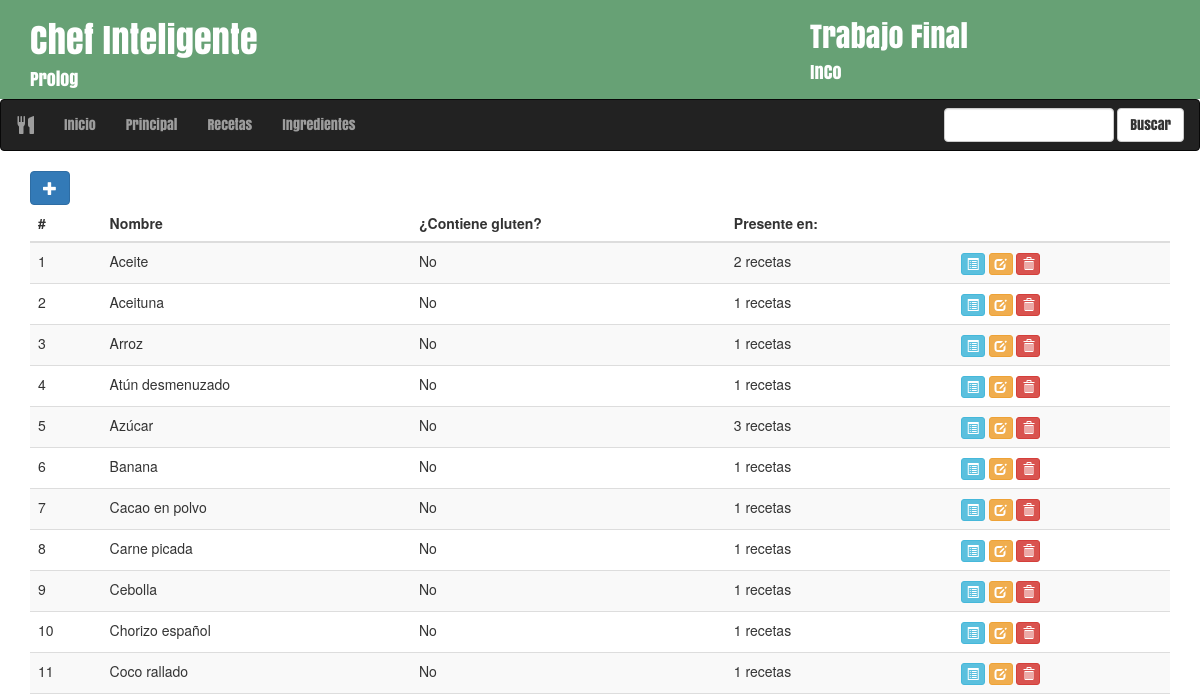
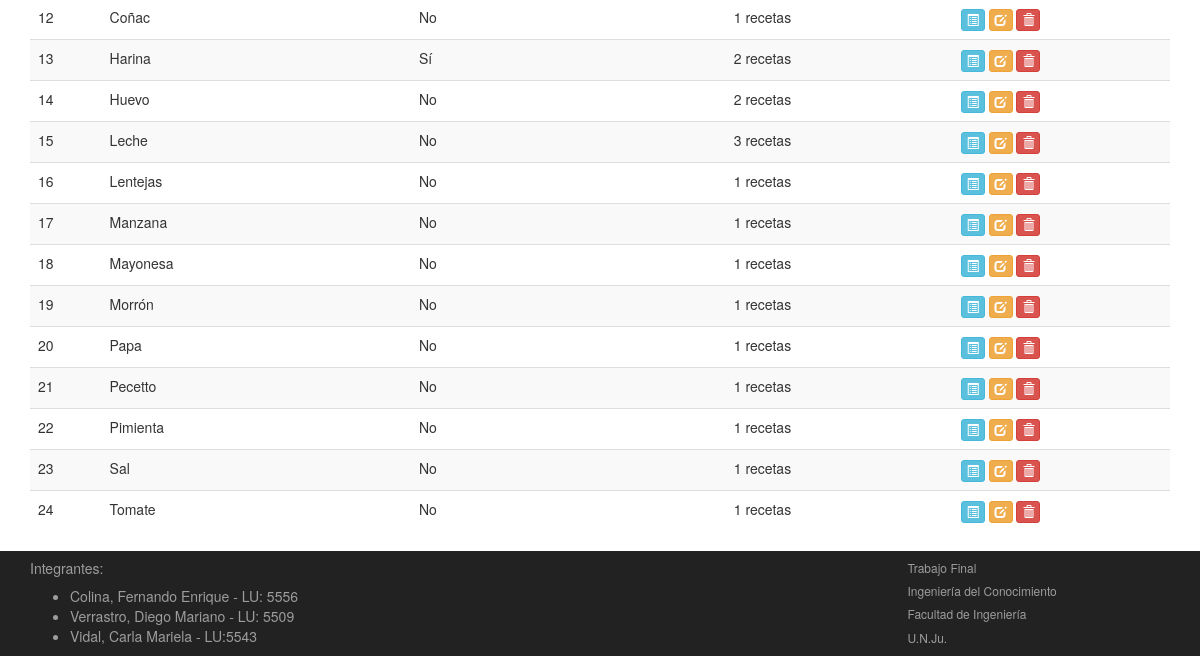
Page /recetario/ingredientes/ on the earlier database version (2 pictures, top to bottom).
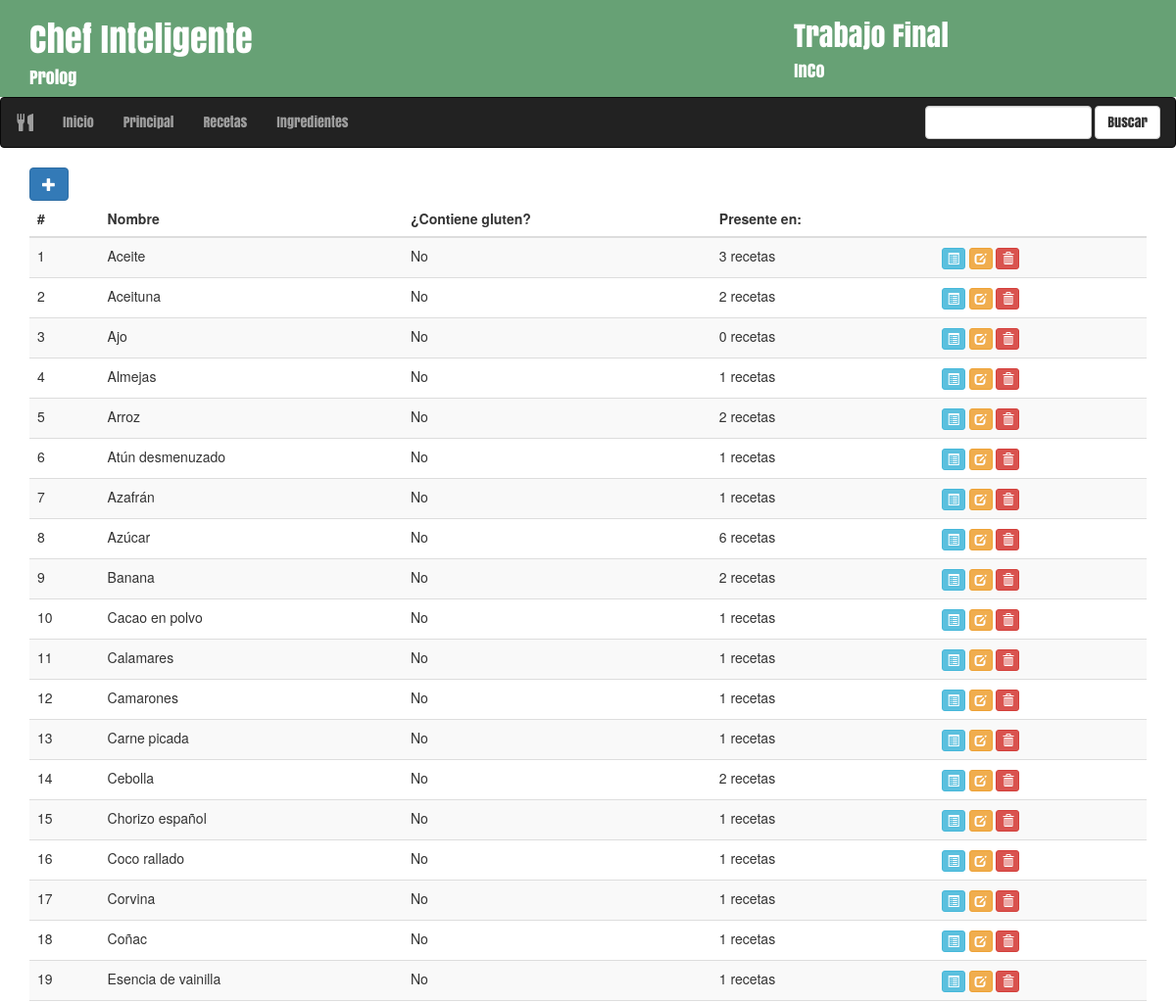
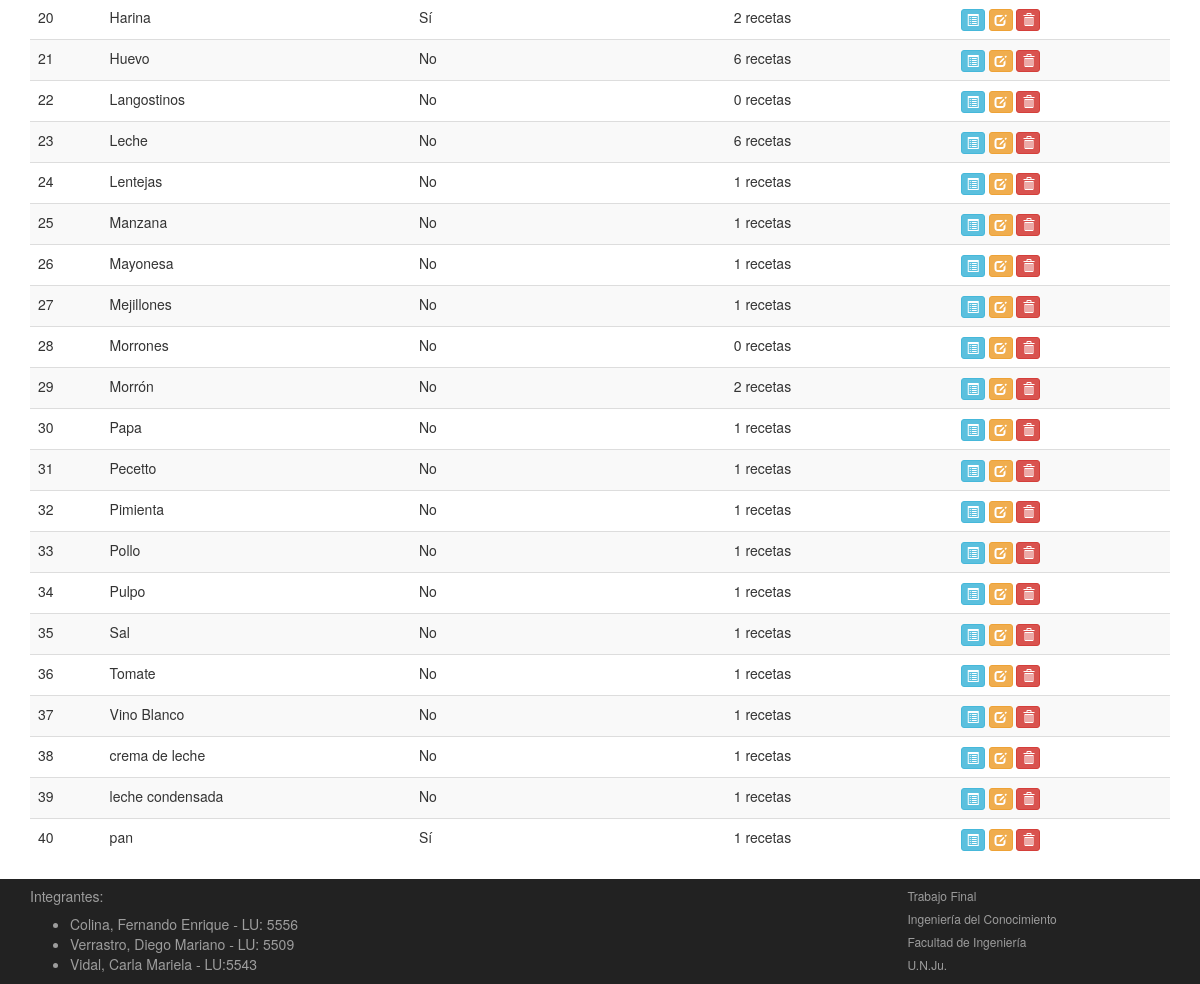
Same page on the later database version (2 pictures, top to bottom).
### recetario/models.py (models this page shows, shortened)
class Ingrediente(models.Model):
	nombre = models.CharField(max_length=30)
	gluten = models.BooleanField(default=False, verbose_name='Contiene gluten?')

### recetario/views.py (the view)
class IngredientesList(generic.ListView):
    model = Ingrediente
    template_name = 'recetario/ingredientes.html'
    context_object_name = 'ingredientes_list'
    queryset = Ingrediente.objects.all().order_by('nombre')

### recetario/templates/recetario/ingredientes.html (shortened to what this page needs)
{% extends 'plquery/base.html' %}
{% block content %}
<div id="listarecetas" class="container">
	<div class="row">
		<div class="col-md-12">
			<a href="{% url 'admin:recetario_ingrediente_add' %}">
			<button type="button" id="btn-nuevo-ingrediente" class="btn btn-primary">
			<span class="glyphicon glyphicon-plus"></button></span></a>
			{% if ingredientes_list %}
			<div class="table-responsive">
				<table class="table table-hover table-striped">
					<thead>
						<tr>
							<th>#</th>
							<th>Nombre</th>
							<th>¿Contiene gluten?</th>
							<th>Presente en:</th>
							<th></th>
						</tr>
					</thead>
					<tbody>
						{% for ingrediente in ingredientes_list %}
						<tr>
							<td>{{ forloop.counter }}</td>
							<td>{{ ingrediente.nombre }}</td>
							<td>{{ ingrediente.gluten|yesno:'Sí,No,Quizás' }}</td>
							<td>{{ ingrediente.receta_set.count }} recetas</td>
							<td><div class="btn-group">
								<a href="{% url 'recetario:detalleingrediente' ingrediente.pk %}"><button type="button" class="btn btn-info btn-xs">
									<span class="glyphicon glyphicon-list-alt"></span>
									</button></a>
								<a href="{% url 'admin:recetario_ingrediente_change' ingrediente.pk %}"><button type="button" class="btn btn-warning btn-xs">
									<span class="glyphicon glyphicon-edit"></span>
									</button></a>
								<a href="{% url 'admin:recetario_ingrediente_delete' ingrediente.pk %}"><button type="button" class="btn btn-danger btn-xs">
									<span class="glyphicon glyphicon-trash"></span>
								</button></a>
							</div></td>
						</tr>
						{% endfor %}
					</tbody>
				</table>
			</div>
			{% else %}
				<p>No hay ingredientes disponibles</p>
			{% endif %}
		</div>
	</div>
</div>
{% endblock %}

### plquery/templates/plquery/base.html (shortened to what this page needs)
{% load staticfiles %}
<!doctype html>
 <html class="no-js" lang="">
	<head>
		<link rel="stylesheet" href="{% static 'plquery/css/font.css' %}" type='text/css'>
		<link rel="stylesheet" href="{% static 'plquery/css/bootstrap.css' %}">
		<link rel="stylesheet" href="{% static 'plquery/css/main.css' %}">
		<link rel="stylesheet" href="{% static 'plquery/css/select2/select2.min.css' %}"/>
	</head>
	<body>
		<header>
			<div class="container">
				<div class="row cabecera">
					<div class="col-xs-12 col-sm-8 col-md-8 col-lg-8">
					<h1>Chef Inteligente</h1>
					<h4>Prolog</h4>
					</div>
					<div class="hidden-xs col-sm-4 col-md-4 col-lg-4">
						<h2>Trabajo Final</h2>
						<h4>InCo</h4>
					</div>
				</div>
			</div>
		</header>
		<nav class="navbar navbar-inverse">
			<div class="navbar-header">
				<a href="#" class="navbar-brand"><span class="glyphicon glyphicon-cutlery" aria-hidden="true"></span></a>
			</div>
			<div class="collapse navbar-collapse navbar-ex1-collapse">
				<ul class="nav navbar-nav">
					<li><a href="{% url 'plquery:index' %}">Inicio</a></li>
					<li><a href="{% url 'plquery:principal' %}">Principal</a></li>
					<li><a href="{% url 'recetario:listarecetas' %}">Recetas</a></li>
					<li><a href="{% url 'recetario:listaingredientes' %}">Ingredientes</a></li>
				</ul>
				<form class="navbar-form navbar-right" role="search">
					<div class="form-group">
					<input type="text" class="form-control">
					</div>
					<button type="submit" class="btn btn-default">Buscar</button>
				</form>
			</div>
		</nav>
		<section>
		{% block content %}
		{% endblock %}
		</section>
		<footer>
			<div class="container">
				<div class="row">
					<div class="col-xs-6 col-sm-8 col-md-9 col-lg-9">
						<h5>Integrantes:</h5>
							<ul>
								<li>Colina, Fernando Enrique - LU: 5556</li>
								<li>Verrastro, Diego Mariano - LU: 5509</li>
								<li>Vidal, Carla Mariela - LU:5543</li>
							</ul>
					</div>
					<div class="col-xs-6 col-sm-4 col-md-3 col-lg-3">
						<h6>Trabajo Final</h6>
						<h6>Ingeniería del Conocimiento</h6>
						<h6>Facultad de Ingeniería</h6>
						<h6>U.N.Ju.</h6>
					</div>
				</div>
			</div>
		</footer>
	</body>
</html>

### plquery/static/plquery/css/main.css (style rules this page uses)
html { color: #222; font-size: 1em; line-height: 1.4; }
header { background-color: #67A175; color: white; font-family: 'Anton', sans-serif; }
nav { font-family: 'Anton', sans-serif; }
footer { background-color: #222; border-color: #080808; color: #9d9d9d; bottom: 0; width: 100%; height: 14%; }

Differences in the rows shown:
computed for Ingrediente "Aceite": receta_set.count "2" → "3"
computed for Ingrediente "Aceituna": receta_set.count "1" → "2"
added Ingrediente: nombre "Ajo", gluten "No", receta_set.count "0"
added Ingrediente: nombre "Almejas", gluten "No", receta_set.count "1"
computed for Ingrediente "Arroz": receta_set.count "1" → "2"
added Ingrediente: nombre "Azafrán", gluten "No", receta_set.count "1"
computed for Ingrediente "Azúcar": receta_set.count "3" → "6"
computed for Ingrediente "Banana": receta_set.count "1" → "2"
added Ingrediente: nombre "Calamares", gluten "No", receta_set.count "1"
added Ingrediente: nombre "Camarones", gluten "No", receta_set.count "1"
computed for Ingrediente "Cebolla": receta_set.count "1" → "2"
added Ingrediente: nombre "Corvina", gluten "No", receta_set.count "1"
added Ingrediente: nombre "Esencia de vainilla", gluten "No", receta_set.count "1"
computed for Ingrediente "Huevo": receta_set.count "2" → "6"
added Ingrediente: nombre "Langostinos", gluten "No", receta_set.count "0"
computed for Ingrediente "Leche": receta_set.count "3" → "6"
added Ingrediente: nombre "Mejillones", gluten "No", receta_set.count "1"
added Ingrediente: nombre "Morrones", gluten "No", receta_set.count "0"
computed for Ingrediente "Morrón": receta_set.count "1" → "2"
added Ingrediente: nombre "Pollo", gluten "No", receta_set.count "1"
added Ingrediente: nombre "Pulpo", gluten "No", receta_set.count "1"
added Ingrediente: nombre "Vino Blanco", gluten "No", receta_set.count "1"
added Ingrediente: nombre "crema de leche", gluten "No", receta_set.count "1"
added Ingrediente: nombre "leche condensada", gluten "No", receta_set.count "1"
added Ingrediente: nombre "pan", gluten "Sí", receta_set.count "1"
